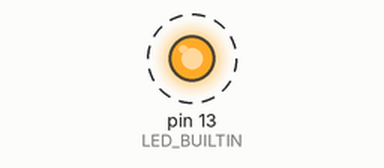
Recording of a sketch running on a simulated Arduino Uno, built with avr-gcc and run on an emulated ATmega328P. On the bench: output pins drawn as LEDs (lit = HIGH). Dashed ring = blinking. What the sketch prints to the serial monitor is not drawn.

Above: at 0.5 s.
Timing chart, 0 to 3.0 s (numbered marks = the images above):
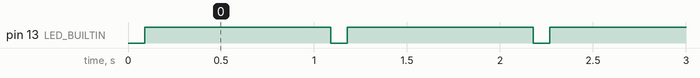

The sketch:

p1-simulator.ino
```cpp
void setup() {
  Serial.begin(115200);
  pinMode(LED_BUILTIN, OUTPUT);
  digitalWrite(LED_BUILTIN, HIGH);
}

void loop() {
  digitalWrite(LED_BUILTIN, LOW);

  Serial.println("/ISk5\\2MT382-1000\r");
  Serial.println();
  Serial.println("1-3:0.2.8(50)\r");
  Serial.println("0-0:1.0.0(101209113020W)\r");
  Serial.println("0-0:96.1.1(4B384547303034303436333935353037)\r");
  Serial.println("1-0:1.8.1(123456.789*kWh)\r");
  Serial.println("1-0:1.8.2(123456.789*kWh)\r");
  Serial.println("1-0:2.8.1(123456.789*kWh)\r");
  Serial.println("1-0:2.8.2(123456.789*kWh)\r");
  Serial.println("0-0:96.14.0(0002)\r");
  Serial.println("1-0:1.7.0(01.193*kW)\r");
  Serial.println("1-0:2.7.0(00.000*kW)\r");
  Serial.println("0-0:96.7.21(00004)\r");
  Serial.println("0-0:96.7.9(00002)\r");
  Serial.println("1-0:99.97.0(2)(0-0:96.7.19)(101208152415W)(0000000240*s)(101208151004W)(0000000301*s)\r");
  Serial.println("1-0:32.32.0(00002)\r");
  Serial.println("1-0:52.32.0(00001)\r");
  Serial.println("1-0:72.32.0(00000)\r");
  Serial.println("1-0:32.36.0(00000)\r");
  Serial.println("1-0:52.36.0(00003)\r");
  Serial.println("1-0:72.36.0(00000)\r");
  Serial.println("0-0:96.13.0(303132333435363738393A3B3C3D3E3F303132333435363738393A3B3C3D3E3F303132333435363738393A3B3C 3D3E3F303132333435363738393A3B3C3D3E3F303132333435363738393A3B3C3D3E3F)\r");
  Serial.println("1-0:32.7.0(220.1*V)\r");
  Serial.println("1-0:52.7.0(220.2*V)\r");
  Serial.println("1-0:72.7.0(220.3*V)\r");
  Serial.println("1-0:31.7.0(001*A)\r");
  Serial.println("1-0:51.7.0(002*A)\r");
  Serial.println("1-0:71.7.0(003*A)\r");
  Serial.println("1-0:21.7.0(01.111*kW)\r");
  Serial.println("1-0:41.7.0(02.222*kW)\r");
  Serial.println("1-0:61.7.0(03.333*kW)\r");
  Serial.println("1-0:22.7.0(04.444*kW)\r");
  Serial.println("1-0:42.7.0(05.555*kW)\r");
  Serial.println("1-0:62.7.0(06.666*kW)\r");
  Serial.println("0-1:24.1.0(003)\r");
  Serial.println("0-1:96.1.0(3232323241424344313233343536373839)\r");
  Serial.println("0-1:24.2.1(101209112500W)(12785.123*m3)\r");
  Serial.println("!EF2F");

  digitalWrite(LED_BUILTIN, HIGH);
  delay(1000);
}
```

Measured:
- by itself, pin 13 (LED_BUILTIN): alternates HIGH for 1.0 s and LOW for 0.09 s
